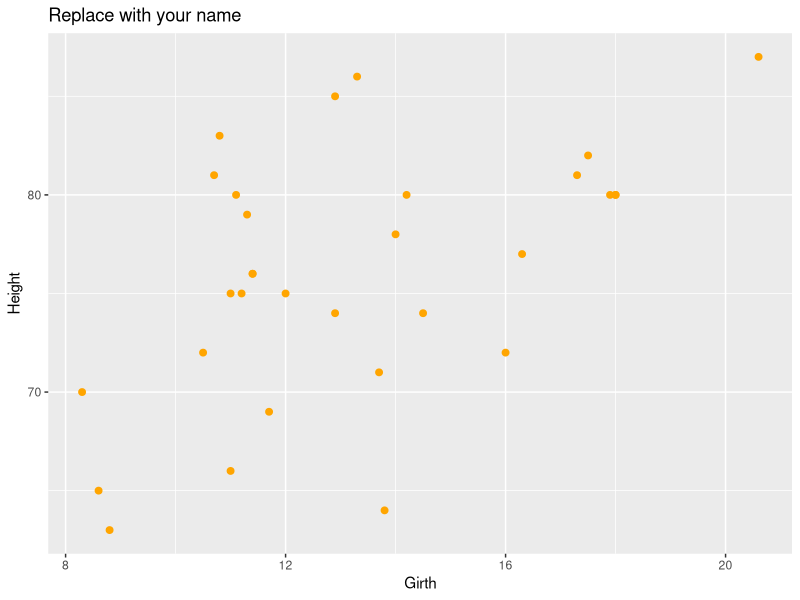

R code for this plot:
## ---- chunk 1
knitr::opts_chunk$set(echo = TRUE)
library(tidyverse)
## ---- chunk 2
ggplot(data = trees, aes(x = Girth, y = Height)) +
  geom_point(color = "orange", size = 2) +
  labs(title = "Replace with your name")
